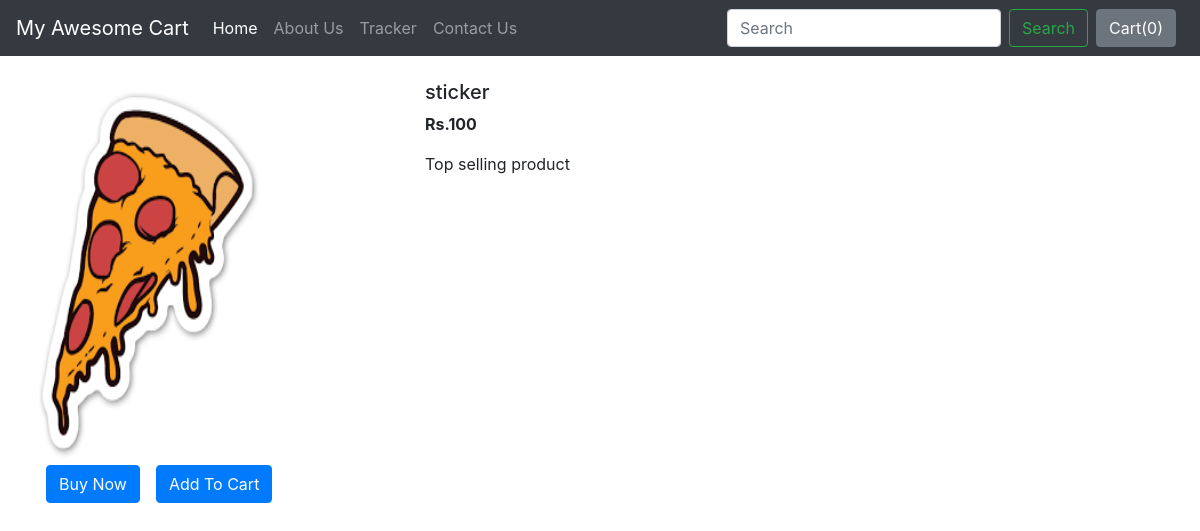
The page /shop/products/3 on the database its author committed.
### shop/views.py (the view)
# urls.py: path("products/<int:myid>", views.productView, name="ProductView"),
def productView(request, myid):
    product = Product.objects.filter(id=myid)
    return render(request, 'shop/prodView.html', {'product':product[0]})

### shop/templates/shop/prodView.html (shortened to what this page needs)
{% extends 'shop/base.html' %}
{% block body %}
<div class="container my-4">
    <div class="row">
    <div class="col-md-4">
    <div class="row">
        <img src="/media/{{product.image}}" width="233px" height="385px">
    </div>
        <div class="row">
            <button class="btn btn-primary mx-3">Buy Now</button>
            <button class="btn btn-primary">Add To Cart</button>
        </div>
    </div>
    <div class="col-md-8">
        <h5>{{product.product_name}}</h5>
        <p><b>Rs.{{product.price}} </b></p>
        <p>{{product.desc}}</p>
    </div>
    </div>
</div>
{% endblock %}

### rows shown on the page
Product: image (picture), product_name "sticker", price "100", desc "Top selling product"
